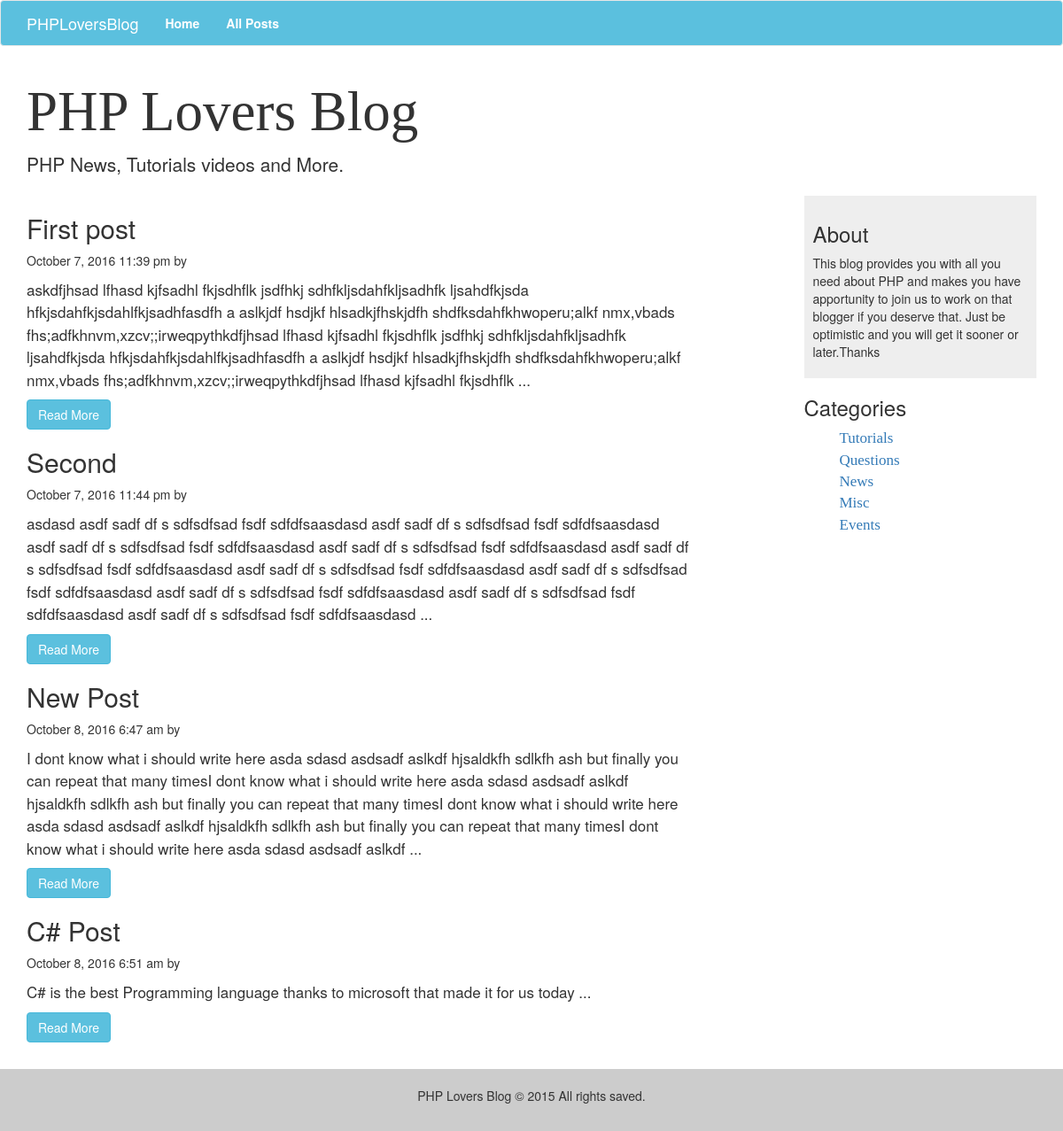
/posts.php, run on the app's committed database.
### tables this page shows
CREATE TABLE IF NOT EXISTS `posts` (
`id` int(11) NOT NULL,
  `category` int(11) NOT NULL,
  `title` varchar(255) NOT NULL,
  `body` text NOT NULL,
  `author` varchar(255) NOT NULL,
  `tags` varchar(255) NOT NULL,
  `date` timestamp NOT NULL DEFAULT CURRENT_TIMESTAMP
);

CREATE TABLE IF NOT EXISTS `categories` (
`id` int(11) NOT NULL,
  `name` varchar(255) NOT NULL
);

### libraries/Database.php (called while the page is built, shortened)
<?php
	class Database{
		public $host=DB_HOST;
		public $username=DB_USER;
		public $password=DB_PASS;
		public $db_name =DB_NAME;
		public $link;
		public function __construct(){
			$rtn = $this->connect();
		}
		private function connect(){
		$this->link = mysqli_connect($this->host,$this->username,$this->password,$this->db_name);
			if(!$this->link){
				$this->error="connection failed ";
				return false;
			}else {
				return true;
			}
		}
		public function select($query){
			$result = $this->link->query($query) or die($this->link->error.__LINE__);
			if($result->num_rows > 0){
				return $result;
			}else {
				return false;
			}
		}
	}
?>

### helper/format_helper.php (called while the page is built)
<?php
function dateFormat($date){
  return date("F j, Y g:i a",strtotime($date));
}
function shortenText($txt,$chars = 450){
$txt = $txt." ";
$txt = substr($txt, 0, $chars);
$txt = substr($txt, 0, strrpos($txt, ' '));
$txt .= " ...";
return $txt;
}

### posts.php (the view)
<?php include_once('includes/header.php');?>
<?php
		if(isset($_GET['cat'])){
				$posts = $db->select("select * from posts where category=".$_GET['cat']);
		}
		else {
			$posts = $db->select("select * from posts");
		}
?>
<?php if($posts):?>
<?php while($row = $posts->fetch_assoc()):?>
	<div class="blog-post">
			<h2 class="blog-post-title"><?=$row['title']?></h2>
			<p class="blog-post-meta"><?= dateFormat($row['date'])?> by <a href="#"><?=$row['auther']?></a></p>
			<p class="blog-post-body"><?=shortenText($row['body'])?></p>
			</div>
			<a class="btn btn-info" href="post.php?id=<?=urlencode($row['id'])?>">Read More</a>
	<?php endwhile;  ?>
<?php else : ?>
<h3>There's no posts to show in that category..</h3>
<?php endif;?>
				</div>
<?php include_once('includes/footer.php');?>

### includes/footer.php (shortened to what this page needs)
				<div class="col-sm-3 side-bar col-sm-offset-1">
					<div class="side-about">
					<h3>About</h3>
					<p>This blog provides you with all you need about PHP and makes you have apportunity to join us to work on that blogger if you deserve that. Just be optimistic and you will get it sooner or later.Thanks</p>
					</div>
					<div class="side-cat">
					<h3>Categories</h3>
					<ul>
						<?php while($row = $cat->fetch_assoc()):?>
							<li><a href='posts.php?cat=<?=$row['id']?>'><?= $row['name']; ?></a></li>
					  <?php endwhile?>
					</div>
				</div>
			</div>
		</div>
		<footer>
		<p class="text-center">PHP Lovers Blog &copy; 2015 All rights saved.</p>
		</footer>
	</body>
</html>

### css/custom.css (style rules this page uses)
.side-about { background-color: #EEE; padding: 10px; }
.side-cat ul { list-style: none; }
.side-cat ul li a { font-size: 17px; font-family: cursive; }
.blog-post-body { font-size: 17px; line-height: 1.5em; }
footer { padding: 20px; background: #ccc; }

### data on the page
posts: title "First post", date "October 7, 2016 11:39 pm", body "askdfjhsad lfhasd kjfsadhl fkjsdhflk jsdfhkj sdhfkljsdahfkljsadhfk ljsahdfkjsda hfkjsdahfkjsdahlfkjsadhfasdfh a aslkjdf hsdjkf hlsadkjfhskjdfh shdfksdahfkhwoperu;alkf nmx,vbads fhs;adfkhnvm,xzcv;;irweqpythkdfjhsad lfhasd kjfsadhl fkjsdhflk jsdfhkj sdhfkljsdahfkljsadhfk ljsahdfkjsda hfkjsdahfkjsdahlfkjsadhfasdfh a aslkjdf hsdjkf hlsadkjfhskjdfh shdfksdahfkhwoperu;alkf nmx,vbads fhs;adfkhnvm,xzcv;;irweqpythkdfjhsad lfhasd kjfsadhl fkjsdhflk ..."
posts: title "Second", date "October 7, 2016 11:44 pm", body "asdasd asdf sadf df s sdfsdfsad fsdf sdfdfsaasdasd asdf sadf df s sdfsdfsad fsdf sdfdfsaasdasd asdf sadf df s sdfsdfsad fsdf sdfdfsaasdasd asdf sadf df s sdfsdfsad fsdf sdfdfsaasdasd asdf sadf df s sdfsdfsad fsdf sdfdfsaasdasd asdf sadf df s sdfsdfsad fsdf sdfdfsaasdasd asdf sadf df s sdfsdfsad fsdf sdfdfsaasdasd asdf sadf df s sdfsdfsad fsdf sdfdfsaasdasd asdf sadf df s sdfsdfsad fsdf sdfdfsaasdasd asdf sadf df s sdfsdfsad fsdf sdfdfsaasdasd ..."
posts: title "New Post", date "October 8, 2016 6:47 am", body "I dont know what i should write here asda sdasd asdsadf aslkdf hjsaldkfh sdlkfh ash but finally you can repeat that many timesI dont know what i should write here asda sdasd asdsadf aslkdf hjsaldkfh sdlkfh ash but finally you can repeat that many timesI dont know what i should write here asda sdasd asdsadf aslkdf hjsaldkfh sdlkfh ash but finally you can repeat that many timesI dont know what i should write here asda sdasd asdsadf aslkdf ..."
posts: title "C# Post", date "October 8, 2016 6:51 am", body "C# is the best Programming language thanks to microsoft that made it for us today ..."
categories: name "Tutorials"
categories: name "Questions"
categories: name "News"
categories: name "Misc"
categories: name "Events"
